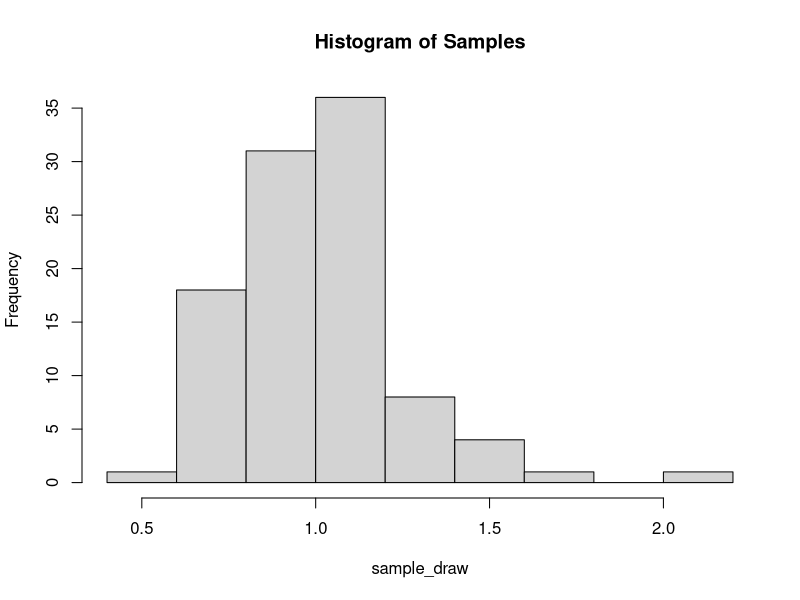
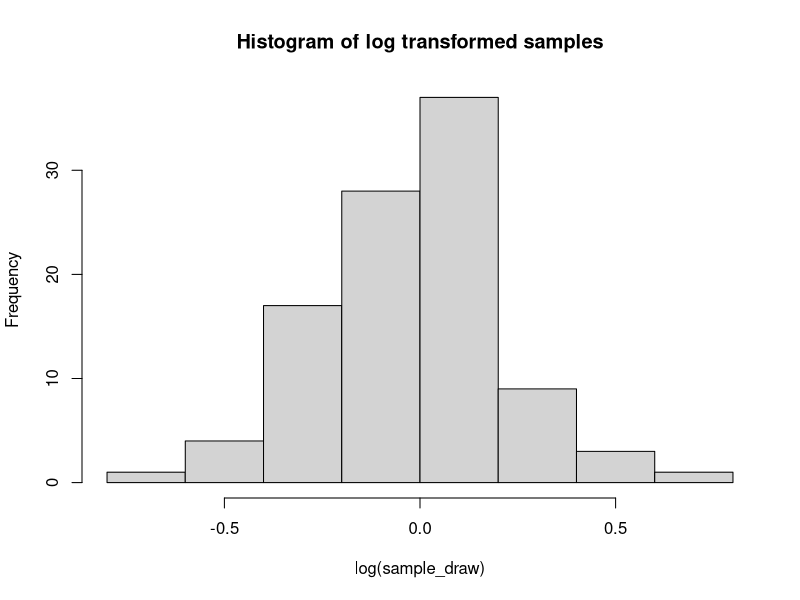

These figures' R source, in order: (Note: this script raises an error after producing the figures.)
## ---- chunk 1
knitr::opts_chunk$set(echo = TRUE)
## ---- chunk 2

m <- 1
sd <- 0.25
mean_norm_dist <- log(m^2 / sqrt(sd^2 + m^2))
sd_norm_dist <- sqrt(log(1 + (sd^2 / m^2)))

sample_draw <- rlnorm(n=100, mean_norm_dist, sd_norm_dist)
print(mean_norm_dist)
print(sd_norm_dist)
## ---- chunk 3

hist(sample_draw,
     main = "Histogram of Samples")
## ---- chunk 4

hist(log(sample_draw),
     main = "Histogram of log transformed samples")
## ---- chunk 5
rmarkdown::render(Homework_1)
